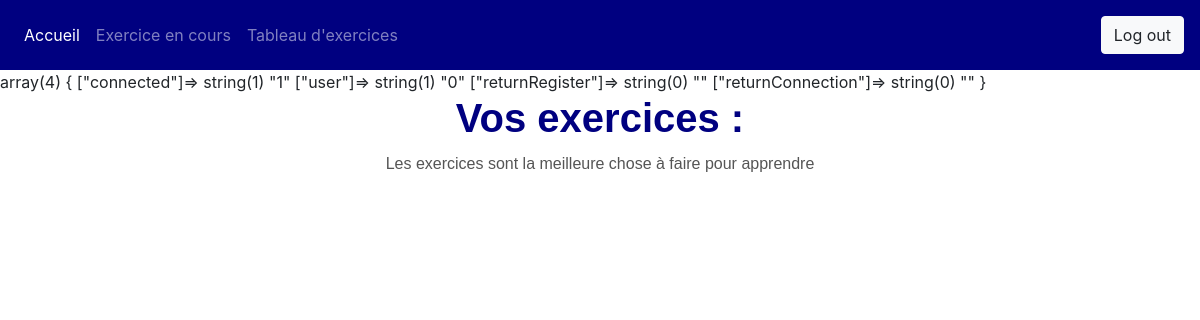
Page / (signed in) on the earlier database version.
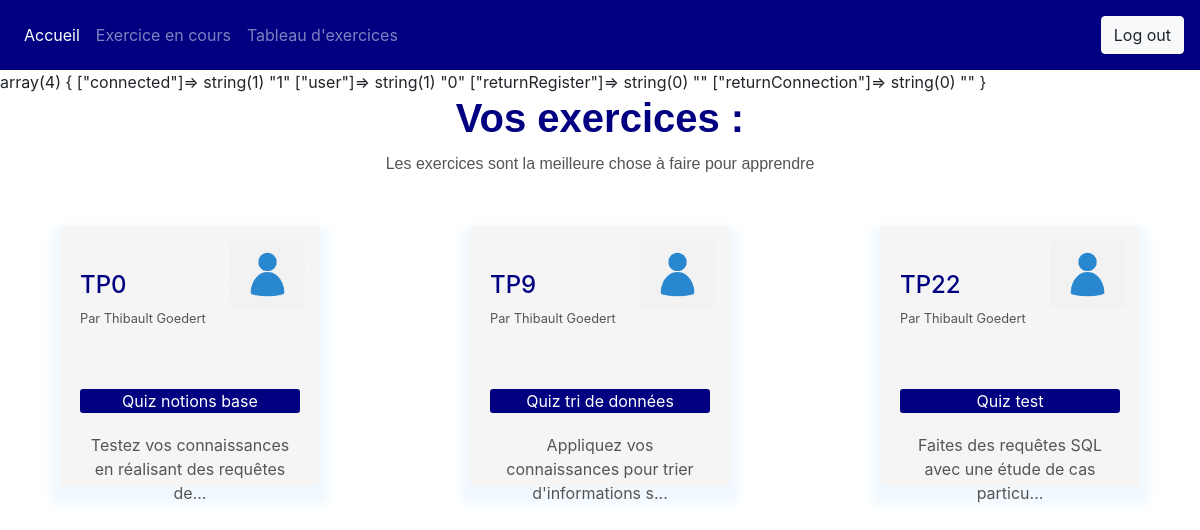
Same page on the later database version.
### tables this page shows
CREATE TABLE IF NOT EXISTS `tp` (
  `tp_id` int NOT NULL AUTO_INCREMENT,
  `tp_name` varchar(50) NOT NULL,
  `quiz_id` int NOT NULL,
  `equipe_id` int NOT NULL,
  PRIMARY KEY (`tp_id`),
  KEY `quiz_id` (`quiz_id`),
  KEY `equipe_id` (`equipe_id`)
);

CREATE TABLE IF NOT EXISTS `quiz` (
  `quiz_id` int NOT NULL,
  `quiz_name` varchar(50) DEFAULT NULL,
  `quiz_difficulty` varchar(50) DEFAULT NULL,
  `quiz_description` varchar(1000) DEFAULT NULL,
  `user_id` int NOT NULL,
  `quiz_database` varchar(50) NOT NULL,
  `quiz_img` varchar(50) NOT NULL,
  PRIMARY KEY (`quiz_id`),
  KEY `user_id` (`user_id`)
);

CREATE TABLE IF NOT EXISTS `users` (
  `user_id` int NOT NULL AUTO_INCREMENT,
  `user_adress` varchar(50) DEFAULT NULL,
  `user_last_name` varchar(50) NOT NULL,
  `user_first_name` varchar(50) NOT NULL,
  `user_password` varchar(50) DEFAULT NULL,
  `user_role` tinyint DEFAULT NULL,
  `user_score` int DEFAULT '0',
  `user_group` int NOT NULL DEFAULT '0',
  PRIMARY KEY (`user_id`)
);

### Controller/PDOFactory.php (called while the page is built)
<?php
	class BDD{
		private static $connexion;
			public static function get(){
			   if(!self::$connexion instanceof PDO){
			      self::$connexion = new PDO('mysql:host=localhost;dbname=db_project;charset=utf8', 'root', '');
			   }
			   return self::$connexion;
			}
	}

### View/main.php (the view, shortened to what this page needs)
<div class="title-box">
        <h1>Vos exercices :</h1>
        <p>Les exercices sont la meilleure chose à faire pour apprendre</p>
    </div>
    <?php
         $userId1 = $_SESSION['user'];
         $tpNames=BDD::get()->query("SELECT tp_name FROM tp WHERE equipe_id IN (SELECT equipe_id FROM groupe WHERE groupe_id IN (SELECT groupe_id FROM part_of WHERE user_id=$userId1))")->fetchAll();
         $exerciseInfos=BDD::get()->query("SELECT quiz_id, quiz_name,quiz_difficulty, quiz_description, user_id FROM quiz WHERE quiz_id IN (SELECT quiz_id FROM tp WHERE equipe_id IN (SELECT equipe_id FROM groupe WHERE groupe_id IN (SELECT groupe_id FROM part_of WHERE user_id=$userId1)))")->fetchAll();
    ?>
    <div class="quiz-row">
        <?php
            $index=0;
            foreach ($exerciseInfos as $infos) {
                if($index<=3){
                ?>
                <a href="index.php?page=exercice&id=<?php echo($infos["quiz_id"]); ?>">
                <div class="quiz-box">
                    <?php
                    $id=(int)$exerciseInfos[$index]['user_id'];
                    $quizCreator=BDD::get()->query("SELECT `user_id`,`user_last_name`,`user_first_name` FROM `users` WHERE `user_id`=$id")->fetchAll();
                    ?>
                    <h4><?php echo $tpNames[$index]['tp_name']; ?></h4>
                    <small><?php echo "Par ".$quizCreator[0]['user_first_name']." ".$quizCreator[0]['user_last_name'];?></small>
                    <img src="View/Img/avatar.png">
                    <div class="title-quiz-box">
                        <p1><?php echo $exerciseInfos[$index]['quiz_name']; ?></p1>
                    </div>
                    <p><?php echo substr($exerciseInfos[$index]['quiz_description'], 0, 55)."..."; ?></p>
                </div>
                </a>
                <?php
                }
                $index+=1;
            }
         ?>
    </div>

### index.php (shortened to what this page needs)
<!DOCTYPE html>
<html lang="en" dir="ltr" style='position:relative'>
<head>
    <link rel="stylesheet" type="text/css" href="View/style.css">
    <link rel="stylesheet" type="text/css" href="https://stackpath.bootstrapcdn.com/font-awesome/4.7.0/css/font-awesome.min.css">
    <link rel="stylesheet" href="https://stackpath.bootstrapcdn.com/bootstrap/4.1.3/css/bootstrap.min.css">
</head>
<body>
<?php
include("Controller/PDOFactory.php");
include('View/header.php');
var_dump($_SESSION);
if(isset($_SESSION['connected'])){
    if(!isset($_GET['page'])){
        include('View/main.php');
    }
}else{
    include('View/login.php');
}
?>
</body>
</html>

### View/header.php (shortened to what this page needs)
<header>
  <nav class="navbar navbar-expand-lg navbar-dark static-top" style="background-color: #000080;">
    <div class="collapse navbar-collapse" id="navbarText">
      <ul class="navbar-nav mr-auto">
        <li class="nav-item active">
          <a class="nav-link" href="index.php?page=main">Accueil <span class="sr-only">(current)</span></a>
        </li>
        <li class="nav-item">
          <a class="nav-link" href="index.php?page=exercice">Exercice en cours</a>
        </li>
        <li class="nav-item">
          <a class="nav-link" href="index.php?page=dashboard">Tableau d'exercices</a>
        </li>
      </ul>
      <span class="navbar-text">
    <form method="POST" action="index.php?page=login">
      <button type="submit" class="btn btn-light" name="disconnect">Log out</button>
    </form>
      </span>
    </div>
  </nav>
</header>

### View/style.css (style rules this page uses)
.title-box { text-align: center; font-family: sans-serif; margin: 0px auto 50px; color: #000080; }
.title-box h1 { font-weight:600; }
.title-box p { margin-top: 10px; line-height: 24px; color: #555; }
.quiz-box { width: 260px; height: 260px; background: #F5F5F5; border-radius: 4px; margin-bottom: 30px; box-shadow: 0 10px 10px 10px rgba(115, 193, 255, 0.1); padding: 20px; position: relative; transition: .5s; }
.quiz-box img { width:75px; position: absolute; top: 15px; right: 15px; border-radius: 4px; transition: .5s; }
.quiz-box h4 { margin-top: 25px; margin-bottom: 5px; color:#000080; }
small { color:#555; }
.title-quiz-box { background: #000080; margin: 60px auto 20px; text-align: center; border-radius: 3px; color: #fff; }
.quiz-box p { text-align: center; line-height: 24px; color: #555; }
.quiz-row { display: flex; justify-content: space-between; flex-wrap: wrap; width: 90%; margin: 0px auto 100px; }
ul, li { padding: 0; margin: 0; }
li { list-style-type: none; color: white; }
li { color: white; }

Differences in the rows shown:
added quiz: user.user_first_name "Thibault", user.user_last_name "Goedert", quiz_name "Quiz notions base", quiz_description "Testez vos connaissances en réalisant des requêtes de"
added tp: tp_name "TP0"
now on this page (row edited): quiz: user.user_first_name "Thibault", user.user_last_name "Goedert", quiz_name "Quiz tri de données", quiz_description "Appliquez vos connaissances pour trier d'informations s"
added tp: tp_name "TP9"
now on this page (row edited): quiz: user.user_first_name "Thibault", user.user_last_name "Goedert", quiz_name "Quiz test", quiz_description "Faites des requêtes SQL avec une étude de cas particu"
added tp: tp_name "TP22"
